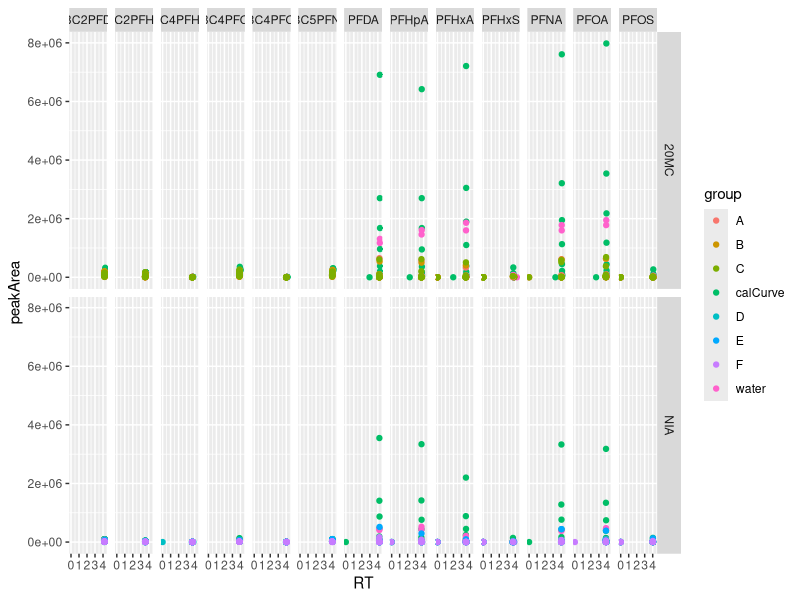

Generate this figure with R: (Note: this script raises an error after producing the figure.)
## ---- chunk 1
library(tidyverse) # for dplyr, readr, stringr, and ggplot
library(broom)
## ---- chunk 2

QQQ <- read_csv("data/CHM410/lab4_qqq.csv") 

head(QQQ)

## ---- chunk 3

### Find cleaner way of doing this...

QQQ <- QQQ %>%
  pivot_longer(cols = -c("group", "type", "sampleID"),
               names_to = c("cmpd", "measurement"),
               names_sep = "_",
               values_to = "value") %>%
  pivot_wider(names_from = measurement, 
              values_from = value)

head(QQQ)
## ---- chunk 4
QQQ <- QQQ %>%
    mutate(location = case_when(
      str_detect(sampleID, regex("20MC", ignore_case=TRUE)) ~ "20MC",
      TRUE ~ "NIA"))
## ---- chunk 5

ggplot(QQQ, aes(x = RT, y = peakArea, colour = group)) +
  geom_point() +
  facet_grid(cols = vars(cmpd),
             rows = vars(location)) 
## ---- chunk 6

stds <- QQQAnot %>%
  filter(type == "standard") %>%
  mutate(conc = as.numeric(str_extract(SampleID, "(?<=_)(.*?)(?=p)")))  %>%
  mutate(stdType = case_when(
      str_detect(cmpd, regex("13C", ignore_case=TRUE)) ~ "internal",
      TRUE ~ "external"))
  

ggplot(stds, aes(x = conc, y = PeakArea, colour = cmpd)) +
  geom_point() +
  facet_grid(cols = vars(location),
             rows = vars(stdType)) 
